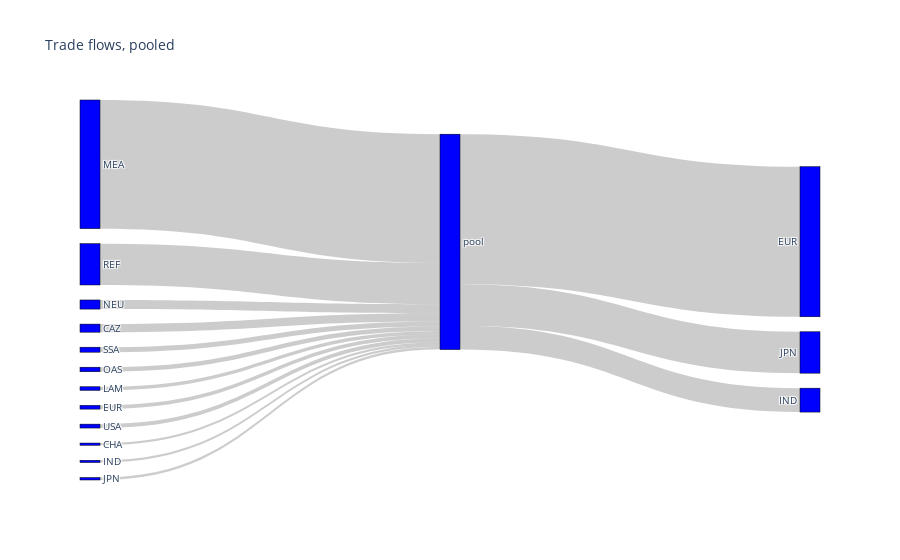
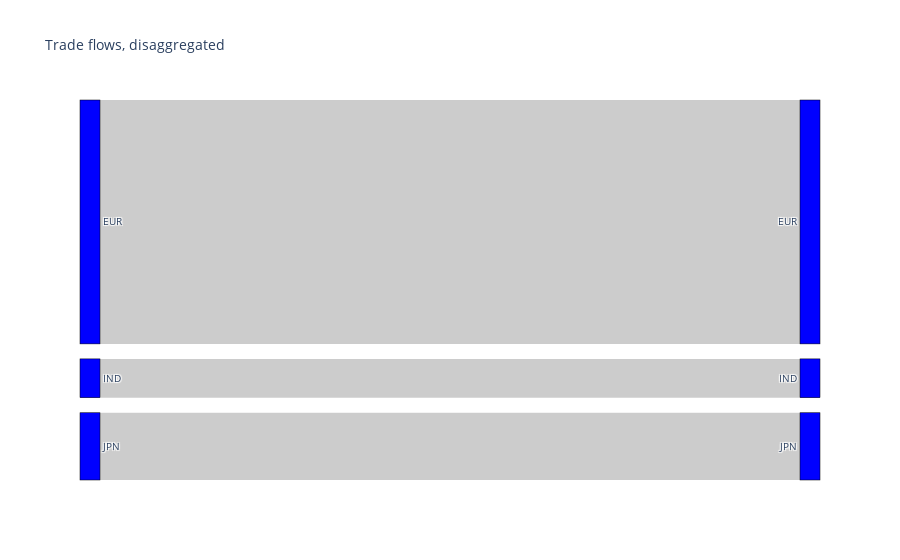
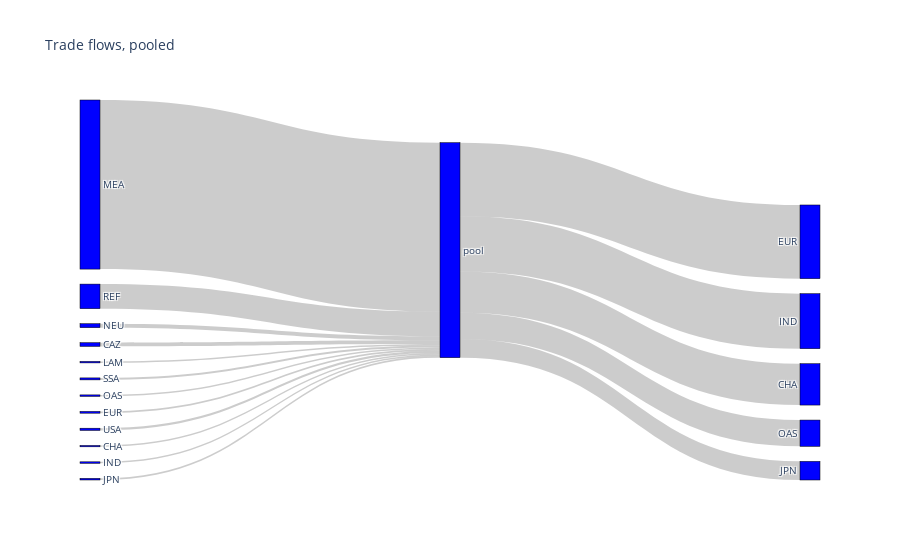
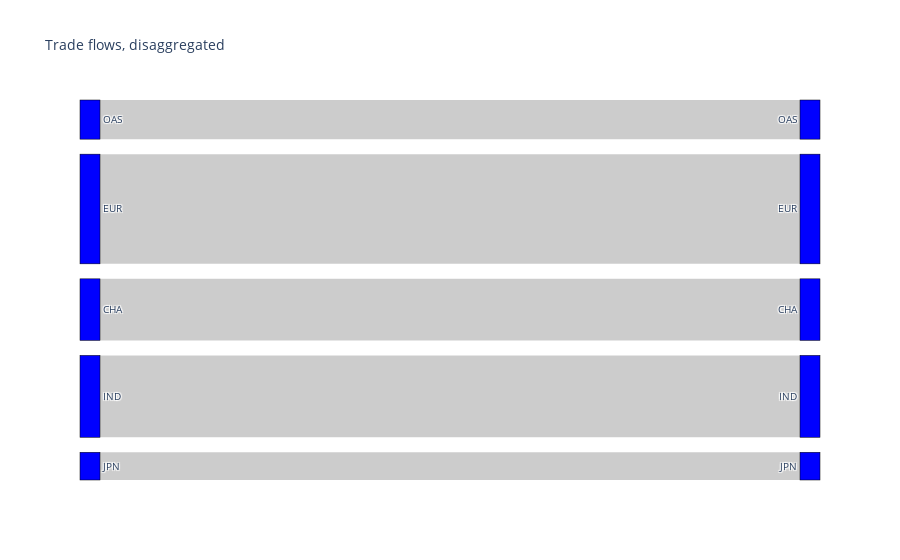

The cell these charts' notebook holds for them, in order:
### Code cell
plotSankeyDiagrams(1,2030)
plotSankeyDiagrams(2,2030)

plotSankeyDiagrams(1,2050)
plotSankeyDiagrams(2,2050)

### Figure 1 — Plotly figure (JSON) as saved in the notebook; plotly's stock layout.template omitted (floating-point values rounded to 4 significant figures)
{"data": [{"link": {"source": [0, 1, 2, 3, 4, 5, 6, 7, 8, 9, 10, 11, 12, 12, 12], "target": [12, 12, 12, 12, 12, 12, 12, 12, 12, 12, 12, 12, 13, 14, 15], "value": [0.009645, 0.01222, 0.01344, 0.01017, 0.02452, 0.3455, 0.111, 0.02175, 0.005918, 0.00614, 0.006611, 0.01054, 0.4032, 0.06423, 0.1112]}, "node": {"color": "blue", "label": ["LAM", "OAS", "SSA", "EUR", "NEU", "MEA", "REF", "CAZ", "CHA", "IND", "JPN", "USA", "pool", "EUR", "IND", "JPN"], "line": {"color": "black", "width": 0.5}, "pad": 15, "thickness": 20}, "type": "sankey"}], "layout": {"autosize": true, "font": {"size": 10}, "title": {"text": "Trade flows, pooled"}}}

### Figure 2 — Plotly figure (JSON) as saved in the notebook; plotly's stock layout.template omitted (floating-point values rounded to 4 significant figures)
{"data": [{"link": {"source": [0, 1, 2], "target": [3, 4, 5], "value": [0.4032, 0.06423, 0.1112]}, "node": {"color": "blue", "label": ["EUR", "IND", "JPN", "EUR", "IND", "JPN"], "line": {"color": "black", "width": 0.5}, "pad": 15, "thickness": 20}, "type": "sankey"}], "layout": {"autosize": true, "font": {"size": 10}, "title": {"text": "Trade flows, disaggregated"}}}

### Figure 3 — Plotly figure (JSON) as saved in the notebook; plotly's stock layout.template omitted (floating-point values rounded to 4 significant figures)
{"data": [{"link": {"source": [0, 1, 2, 3, 4, 5, 6, 7, 8, 9, 10, 11, 12, 12, 12, 12, 12], "target": [12, 12, 12, 12, 12, 12, 12, 12, 12, 12, 12, 12, 13, 14, 15, 16, 17], "value": [0.006015, 0.006055, 0.007941, 0.007117, 0.01591, 0.6749, 0.09818, 0.01483, 0.005469, 0.006065, 0.006629, 0.009011, 0.105, 0.2942, 0.165, 0.2196, 0.07438]}, "node": {"color": "blue", "label": ["LAM", "OAS", "SSA", "EUR", "NEU", "MEA", "REF", "CAZ", "CHA", "IND", "JPN", "USA", "pool", "OAS", "EUR", "CHA", "IND", "JPN"], "line": {"color": "black", "width": 0.5}, "pad": 15, "thickness": 20}, "type": "sankey"}], "layout": {"autosize": true, "font": {"size": 10}, "title": {"text": "Trade flows, pooled"}}}

### Figure 4 — Plotly figure (JSON) as saved in the notebook; plotly's stock layout.template omitted (floating-point values rounded to 4 significant figures)
{"data": [{"link": {"source": [0, 1, 2, 3, 4], "target": [5, 6, 7, 8, 9], "value": [0.105, 0.2942, 0.165, 0.2196, 0.07438]}, "node": {"color": "blue", "label": ["OAS", "EUR", "CHA", "IND", "JPN", "OAS", "EUR", "CHA", "IND", "JPN"], "line": {"color": "black", "width": 0.5}, "pad": 15, "thickness": 20}, "type": "sankey"}], "layout": {"autosize": true, "font": {"size": 10}, "title": {"text": "Trade flows, disaggregated"}}}
